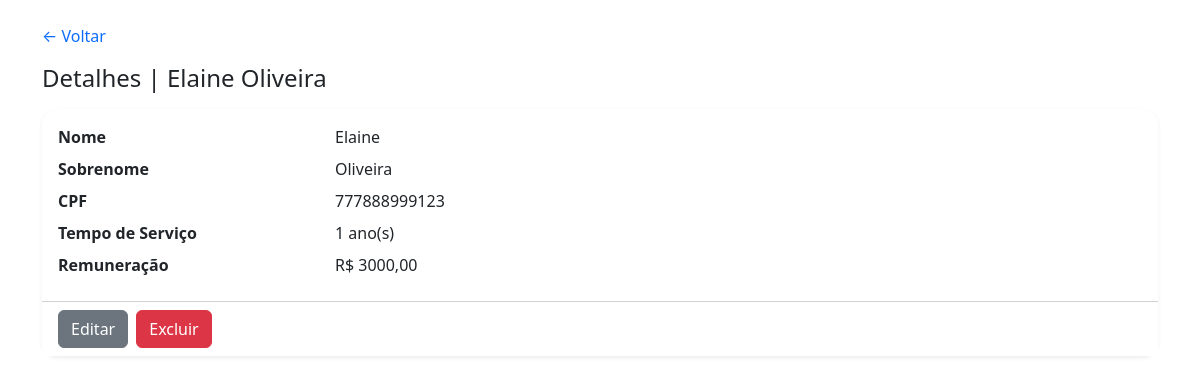
The app's page /funcionario/7/ with its own data.
### funcionario/models.py (models this page shows, shortened)
class Funcionarios(models.Model):
    nome = models.CharField(
        max_length=255,
        null=False,
        blank=False,
    )
    sobrenome = models.CharField(
        max_length=255,
        null=False,
        blank=False,
    )
    cpf = models.CharField(
        max_length=14,
        null=False,
        blank=False,
    )
    tempo_de_servico = models.IntegerField(
        default=0,
        null=False,
        blank=False
    )
    remuneracao = models.DecimalField(
        max_digits=8,
        decimal_places=2,
        null=False,
        blank=False
    )
    objetos = models.Manager()

### website/views.py (the view)
# urls.py: path('funcionario/<int:id>/', views.detalhes_funcionario, name='detalhes'),
def detalhes_funcionario(request, id):
    f = get_object_or_404(Funcionarios, pk=id)
    return render(request, 'website/detalhesFuncionario.html', {
        "titulo": f"Detalhes | {f.nome} {f.sobrenome}",
        "f": f
    })

### website/templates/website/detalhesFuncionario.html (shortened to what this page needs)
{% load static %}
<!DOCTYPE html>
<html lang="pt-br">
<head>
  <link href="https://cdn.jsdelivr.net/npm/bootstrap@5.3.3/dist/css/bootstrap.min.css" rel="stylesheet">
  <link rel="stylesheet" href="{% static 'css/style.css' %}">
</head>
<body>
<div class="container py-4">
  <a class="text-decoration-none" href="{% url 'website:index' %}">&larr; Voltar</a>
  <h1 class="h4 mt-3">{{ titulo }}</h1>
  <div class="card shadow-sm border-0 mt-3">
    <div class="card-body">
      <dl class="row mb-0">
        <dt class="col-sm-3">Nome</dt><dd class="col-sm-9">{{ f.nome }}</dd>
        <dt class="col-sm-3">Sobrenome</dt><dd class="col-sm-9">{{ f.sobrenome }}</dd>
        <dt class="col-sm-3">CPF</dt><dd class="col-sm-9">{{ f.cpf }}</dd>
        <dt class="col-sm-3">Tempo de Serviço</dt><dd class="col-sm-9">{{ f.tempo_de_servico }} ano(s)</dd>
        <dt class="col-sm-3">Remuneração</dt><dd class="col-sm-9">R$ {{ f.remuneracao }}</dd>
      </dl>
    </div>
    <div class="card-footer bg-white d-flex gap-2">
      <a href="{% url 'website:editar' f.id %}" class="btn btn-secondary">Editar</a>
      <a href="{% url 'website:excluir' f.id %}" class="btn btn-danger">Excluir</a>
    </div>
  </div>
</div>
</body>
</html>

### base/static/css/style.css (style rules this page uses)
.card { border-radius: 1rem; }
:root { --bs-primary: #0d6efd; }

### records on screen
Funcionarios: nome "Elaine", sobrenome "Oliveira", cpf "777888999123", tempo_de_servico "1", remuneracao "3000,00"

### other values on screen
{{ titulo }} "Detalhes | Elaine Oliveira"
